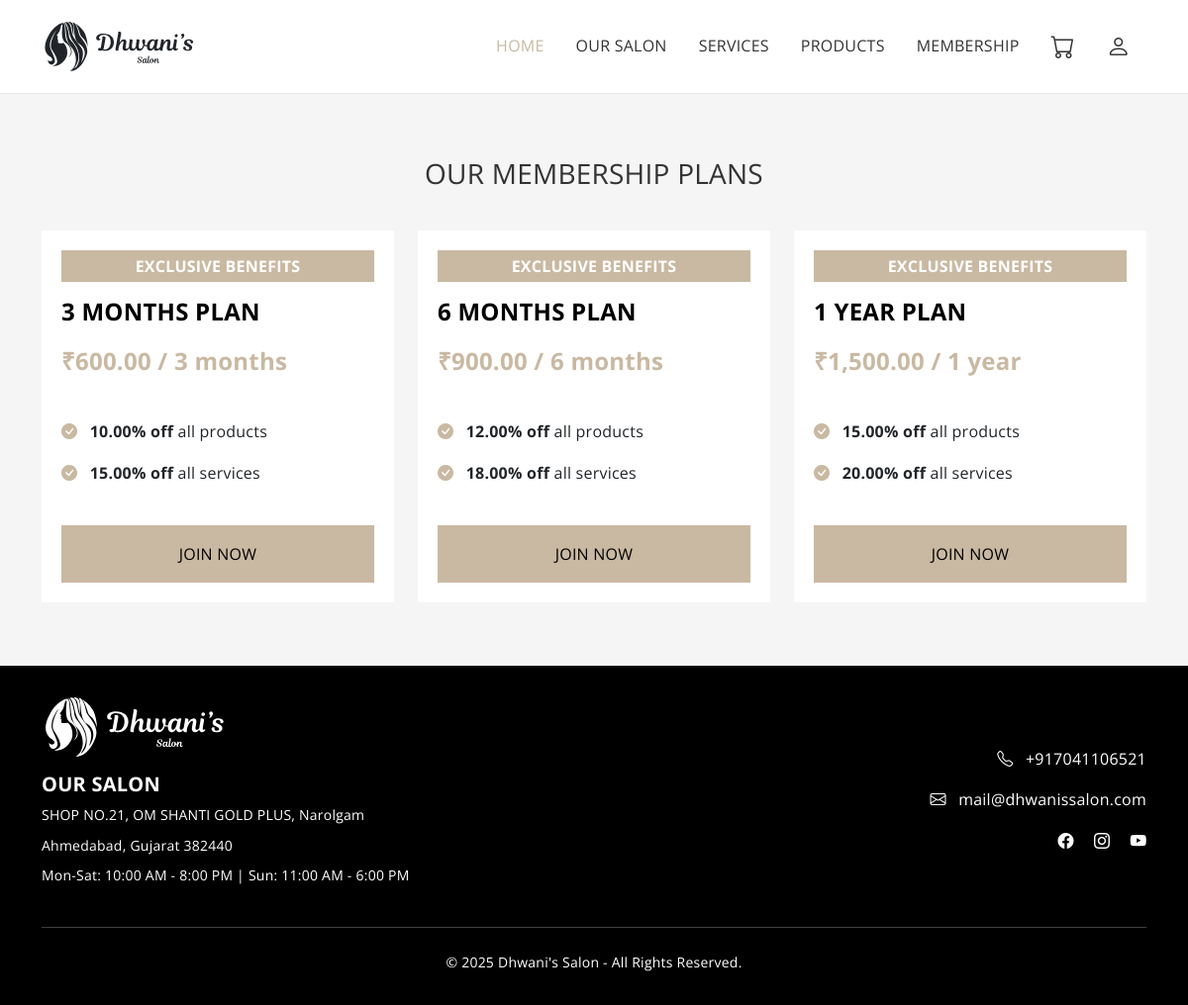
Screenshot of /membership-plans/index.php with the database file from the repository.
### tables this page shows
CREATE TABLE `membership_plans` (
  `id` int(11) NOT NULL,
  `name` varchar(100) NOT NULL,
  `duration` enum('3 months','6 months','1 year') NOT NULL,
  `price` decimal(10,2) NOT NULL,
  `order_discount` decimal(5,2) DEFAULT 0.00,
  `service_discount` decimal(5,2) DEFAULT 0.00,
  `description` text DEFAULT NULL,
  `payment_qr` varchar(255) DEFAULT NULL,
  `created_at` timestamp NOT NULL DEFAULT current_timestamp(),
  `updated_at` timestamp NOT NULL DEFAULT current_timestamp() ON UPDATE current_timestamp()
);

### database/database.php (called while the page is built)
<?php
require(__DIR__ . '/Connection.php');
$servername = 'localhost';
$port = 3306;
$db_name = 'salon';
$username = 'root';
$password = '';
$connection = new Connection($servername, $port, $db_name, $username, $password);

### database/Connection.php (called while the page is built, shortened)
<?php
class Connection
{
    private $pdo;
    public function __construct($server_name, $port, $db_name, $username, $password)
    {
        try {
            $this->pdo = new PDO("mysql:host={$server_name};port={$port};dbname={$db_name}", $username, $password);
            $this->pdo->setAttribute(PDO::ATTR_ERRMODE, PDO::ERRMODE_EXCEPTION);
            $this->pdo->setAttribute(PDO::ATTR_DEFAULT_FETCH_MODE, PDO::FETCH_ASSOC);
        } catch (PDOException $e) {
            echo $e->getMessage();
            die();
        }
    }
    public function findAll($table_name)
    {
        $sql = "SELECT * FROM {$table_name}";
        $statement = $this->pdo->prepare($sql);
        $statement->execute();
        $result = $statement->fetchAll();
        return $result;
    }
}

### public/membership-plans/index.php (the view, shortened to what this page needs)
<?php
include_once DB_ROOT . 'database.php';
$plans = $connection->findAll("membership_plans");
include_once '../../includes/header.php';
include_once '../../includes/nav.php';
?>
<section class="bg-light py-5" id="membership-plans">
    <div class="container">
        <h3 class="text-center py-5 text-uppercase">Our Membership Plans</h3>
        <div class="row g-4">
            <?php foreach ($plans as $plan): ?>
                <div class="col-lg-4 col-md-6 mb-5">
                    <div class="card border-0 rounded-lg h-100">
                        <div class="card-body d-flex flex-column justify-content-between">
                            <span class="badge bg-primary fs-6 mb-3 px-3 py-2">EXCLUSIVE BENEFITS</span>
                            <h4 class="fw-bold text-uppercase text-dark"><?= htmlspecialchars($plan['name']); ?></h4>
                            <p class="fs-4 fw-bold text-primary mt-2">₹<?= number_format($plan['price'], 2); ?> / <?= $plan['duration']; ?></p>
                            <ul class="list-unstyled my-4">
                                <li class="mb-3">
                                    <i class="bi bi-check-circle-fill text-primary me-2"></i>
                                    <strong><?= $plan['order_discount']; ?>% off</strong> all products
                                </li>
                                <li class="mb-3">
                                    <i class="bi bi-check-circle-fill text-primary me-2"></i>
                                    <strong><?= $plan['service_discount']; ?>% off</strong> all services
                                </li>
                            </ul>
                            <a href="<?= ROOT . 'membership?plan_id=' . $plan["id"] ?>" class="btn btn-primary py-3 text-uppercase w-100 mt-auto">
                                JOIN NOW
                            </a>
                        </div>
                    </div>
                </div>
            <?php endforeach; ?>
        </div>
    </div>
</section>
<?php
include_once '../../includes/footer.php';
?>

### public/assets/css/style.css (style rules this page uses)
body { display: flex; flex-direction: column; min-height: 100vh; }

### rows the page displays
membership_plans: name "3 MONTHS PLAN", price "600.00", duration "3 months", order_discount "10.00", service_discount "15.00"
membership_plans: name "6 MONTHS PLAN", price "900.00", duration "6 months", order_discount "12.00", service_discount "18.00"
membership_plans: name "1 YEAR PLAN", price "1,500.00", duration "1 year", order_discount "15.00", service_discount "20.00"
